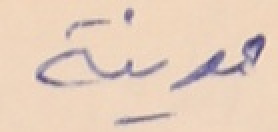
#> input picture data/raw/real_test/JPK2B_57_01_00049.jpg, 139 x 66 px (shown 2 times larger); its folder holds only this picture in this run
$ python -i glyph_bank.py   (imports and definitions only)
#> lines starting #> are read from the running program, lines starting #| are printed output that depends on the picture
#> further down, picture is the input picture: shape (66, 139, 3); mean B, G, R 187.8, 206.4, 229.7
"""Glyph bank — indexed handwritten letter samples by (letter, positional form).

Loads from arabic_handwritten_dataset.npz (or a custom path), groups samples by
(character, form), and provides per-call augmentation so every synthetic word
sees a fresh-looking glyph even when only 1–2 source samples exist.

Augmentations per sample() call (all independent random per call):
  - elastic distortion  (simulates handwriting stroke jitter)
  - stroke thickness    (dilate / erode kernel 1px)
  - rotation            (±3°)
  - slight translation  (±1px)
  - brightness noise    (±10)

This is what keeps the pipeline from overfitting to the exact 1 sample we have
per (letter, form) — each composed word uses a unique per-glyph augmentation.
"""

from __future__ import annotations
import os
from collections import defaultdict
import numpy as np
import cv2


# The 6 Arabic non-connectors — these letters DO NOT connect to the next letter.
# After one of these, the next letter takes its Initial form (not Medial),
# and the non-connector itself only ever appears as Isolated or Final.
NON_CONNECTORS = set('اأإآدذرزوة')

# Forms we recognize. Isolated = used alone, not inside a connected run.
FORMS = ('Isolated', 'Initial', 'Medial', 'Final')

# Connector topology per form: (carries_left_kashida, carries_right_kashida)
# In our pre-RTL-flip image space:
#   - "left" edge of the glyph faces the NEXT letter in the word
#     (which sits to the LEFT in our LTR canvas before the global flip)
#   - "right" edge faces the PREVIOUS letter
# So an Initial letter (which connects only to the next letter) carries a
# left kashida; a Final letter (which connects only to the previous letter)
# carries a right kashida; Medial carries both; Isolated carries neither.
CONNECTOR_SIDES: dict[str, tuple[bool, bool]] = {
    'Isolated': (False, False),
    'Initial':  (True,  False),
    'Medial':   (True,  True),
    'Final':    (False, True),
}


# [22 lines left out: function _form_fallback_chain, not called in this run]

# Visual-equivalent fallback chains. When a glyph for a letter is missing,
# try these substitutes (top of chain preferred). These cover the common gap:
# dictionary words use bare `ا` but annotators often label alifs as `أ`.
EQUIVALENTS: dict[str, tuple[str, ...]] = {
    'ا': ('ا', 'أ', 'إ', 'آ'),
    'أ': ('أ', 'ا', 'إ', 'آ'),
    'إ': ('إ', 'ا', 'أ'),
    'آ': ('آ', 'أ', 'ا'),
    'ى': ('ى', 'ي'),       # alif maqsura ≈ ya visually without dots
    'ة': ('ة', 'هـ', 'ه'),  # taa marbuta ≈ haa
    'ه': ('ه', 'هـ', 'ة'),  # bare ha ≈ ha-with-tatweel (dataset stores 'هـ')
    'ؤ': ('ؤ', 'و'),
    'ئ': ('ئ', 'ي'),
    'ء': ('ء', 'أ'),       # hamza on the line — no good substitute, try alif-hamza
}


# ─────────────────────────────────────────────────────────────────────────────
# Augmentation primitives
# ─────────────────────────────────────────────────────────────────────────────
def _elastic(img: np.ndarray, alpha: float = 8.0, sigma: float = 3.0,
             rng: np.random.Generator | None = None) -> np.ndarray:
    """Elastic deformation — simulates handwriting stroke wobble."""
#> called with alpha = 4.83, sigma = 3.48
    rng = rng or np.random.default_rng()
    h, w = img.shape[:2]
#> h = 66; w = 139
    dx = cv2.GaussianBlur((rng.random((h, w)) * 2 - 1), (0, 0), sigma) * alpha
    dy = cv2.GaussianBlur((rng.random((h, w)) * 2 - 1), (0, 0), sigma) * alpha
    map_x = (np.arange(w)[None, :] + dx).astype(np.float32)
    map_y = (np.arange(h)[:, None] + dy).astype(np.float32)
    return cv2.remap(img, map_x, map_y, interpolation=cv2.INTER_LINEAR,
                     borderMode=cv2.BORDER_REPLICATE)


def _jitter_stroke(img: np.ndarray, rng: np.random.Generator) -> np.ndarray:
    """Randomly thicken or thin ink strokes by 1px."""
    kernel = np.ones((2, 2), np.uint8)
    op = rng.integers(0, 3)  # 0=none, 1=dilate, 2=erode
    if op == 1:
        # Ink is dark on light bg → dilating ink means eroding the image.
        return cv2.erode(img, kernel, iterations=1)
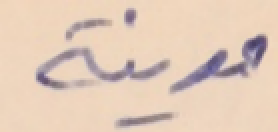
#> returned value: shape (66, 139, 3) (shown 2 times larger); mean of channels 0, 1, 2 184.6, 202.6, 225.7; drawn as B, G, R
    if op == 2:
        return cv2.dilate(img, kernel, iterations=1)
    return img


def _rotate(img: np.ndarray, deg: float) -> np.ndarray:
#> called with deg = -2.18
    h, w = img.shape[:2]
#> h = 66; w = 139
    M = cv2.getRotationMatrix2D((w / 2, h / 2), deg, 1.0)
    return cv2.warpAffine(img, M, (w, h), borderValue=255,
                          flags=cv2.INTER_LINEAR)
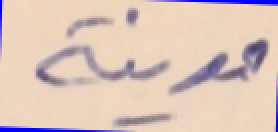
#> returned value: shape (66, 139, 3) (shown 2 times larger); mean of channels 0, 1, 2 186.2, 197.6, 220.1; drawn as B, G, R


def _translate(img: np.ndarray, dx: int, dy: int) -> np.ndarray:
#> called with dx = 1, dy = -1
    M = np.float32([[1, 0, dx], [0, 1, dy]])
    return cv2.warpAffine(img, M, (img.shape[1], img.shape[0]),
                          borderValue=255, flags=cv2.INTER_LINEAR)
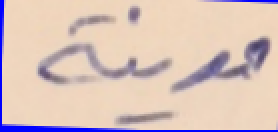
#> returned value: shape (66, 139, 3) (shown 2 times larger); mean of channels 0, 1, 2 187.1, 194.6, 216.7; drawn as B, G, R


def augment(img: np.ndarray, rng: np.random.Generator | None = None) -> np.ndarray:
    """Full augmentation stack applied per sample() call."""
    rng = rng or np.random.default_rng()
    out = img.copy()
    if rng.random() < 0.8:
        out = _elastic(out, alpha=rng.uniform(4, 10), sigma=rng.uniform(2.5, 4.0), rng=rng)
    if rng.random() < 0.5:
        out = _jitter_stroke(out, rng)
    if rng.random() < 0.7:
        out = _rotate(out, rng.uniform(-3, 3))
    if rng.random() < 0.4:
        out = _translate(out, int(rng.integers(-1, 2)), int(rng.integers(-1, 2)))
    if rng.random() < 0.3:
        noise = rng.integers(-10, 10, out.shape, dtype=np.int16)
        out = np.clip(out.astype(np.int16) + noise, 0, 255).astype(np.uint8)
    return out


# ─────────────────────────────────────────────────────────────────────────────
# Glyph bank
# ─────────────────────────────────────────────────────────────────────────────
class GlyphBank:
    """Lookup handwritten letter samples by (letter, form) with augmentation."""

    # [17 lines left out: function __init__, not called in this run]

    # ── Lookup ────────────────────────────────────────────────────────────────
    def has(self, letter: str, form: str) -> bool:
        """True if any fallback (exact, Isolated, or visual-equiv) is reachable."""
        return self._resolve(letter, form) is not None

    # [46 lines left out: functions _resolve, resolve_form, sample, not called in this run]

    def coverage_report(self) -> dict:
        """What (letter, form) combos exist? For sanity-checking."""
        return {k: len(v) for k, v in sorted(self._bank.items())}


# ─────────────────────────────────────────────────────────────────────────────
# Positional form picker — the PAW-aware logic
# ─────────────────────────────────────────────────────────────────────────────
# [30 lines left out: function pick_form, not called in this run]


# ─────────────────────────────────────────────────────────────────────────────
# Smoke test
# ─────────────────────────────────────────────────────────────────────────────
# [27 lines not run here, left out]

>>> import cv2
>>> picture = cv2.imread('../data/raw/real_test/JPK2B_57_01_00049.jpg')
>>> result = augment(picture)
